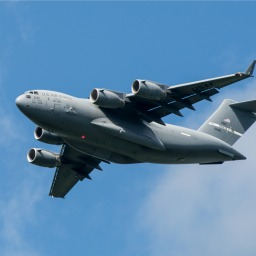
#> input picture MachingLearning/chapter8/images/plane_256x256.jpg, 256 x 256 px
$ python '8.8 mask.py'
#> lines starting #> are read from the running program, lines starting #| are printed output that depends on the picture; after the words box and inside, x2 and y2 are one past the last pixel; in counts of white or black regions, pixels touching at a corner belong together
# 颜色分离：
# 1、将图像转换成HSV格式（H/S/V分别代表色调、饱和度、亮度）
# 2、定义要分离的一系列值
import cv2
import numpy as np
from matplotlib import pyplot as plt

image = cv2.imread("images/plane_256x256.jpg")
#> image is the input picture: shape (256, 256, 3); mean B, G, R 169, 133.1, 90.5
# 将BGR格式转换成HSV格式
image_hsv = cv2.cvtColor(image,cv2.COLOR_BGR2HSV)
#> image_hsv: shape (256, 256, 3); mean H, S, V 102.7, 121.2, 169.1
# 定义HSV格式中蓝色分量的区间
lower_blue = np.array([50,100,50])
upper_blue = np.array([130,255,255])
# 创建掩摸
mask = cv2.inRange(image_hsv,lower_blue,upper_blue)
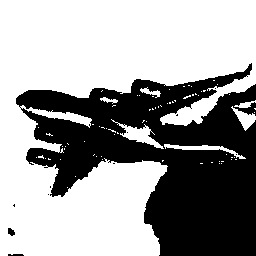
#> mask: shape (256, 256); 62.1% white; 11 black regions (8 under 20 px), largest, box (x1, y1, x2, y2) and area: (16, 63, 256, 256) 24724, (8, 228, 15, 236) 40, (8, 254, 24, 256) 29
# 应用掩摸
image_bgr_masked = cv2.bitwise_and(image,image,mask=mask)
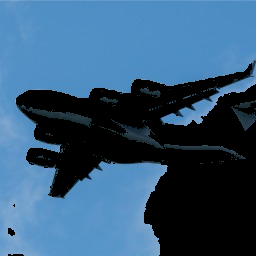
#> image_bgr_masked: shape (256, 256, 3); mean B, G, R 117.7, 87.5, 52.2
# 从BGR格式转换炒年糕RGB格式
image_rgb = cv2.cvtColor(image_bgr_masked,cv2.COLOR_BGR2RGB)

plt.imshow(image_rgb),plt.axis("off")
# plt.show()

# 只保留掩摸的白色区域
plt.imshow(mask,cmap="gray"),plt.axis("off")
plt.show()
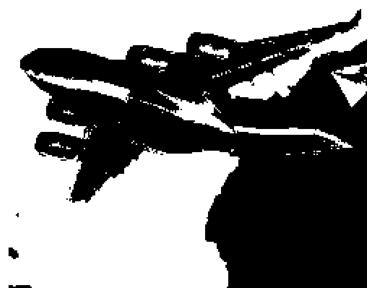
#> figure drawn by matplotlib, 1 panel
